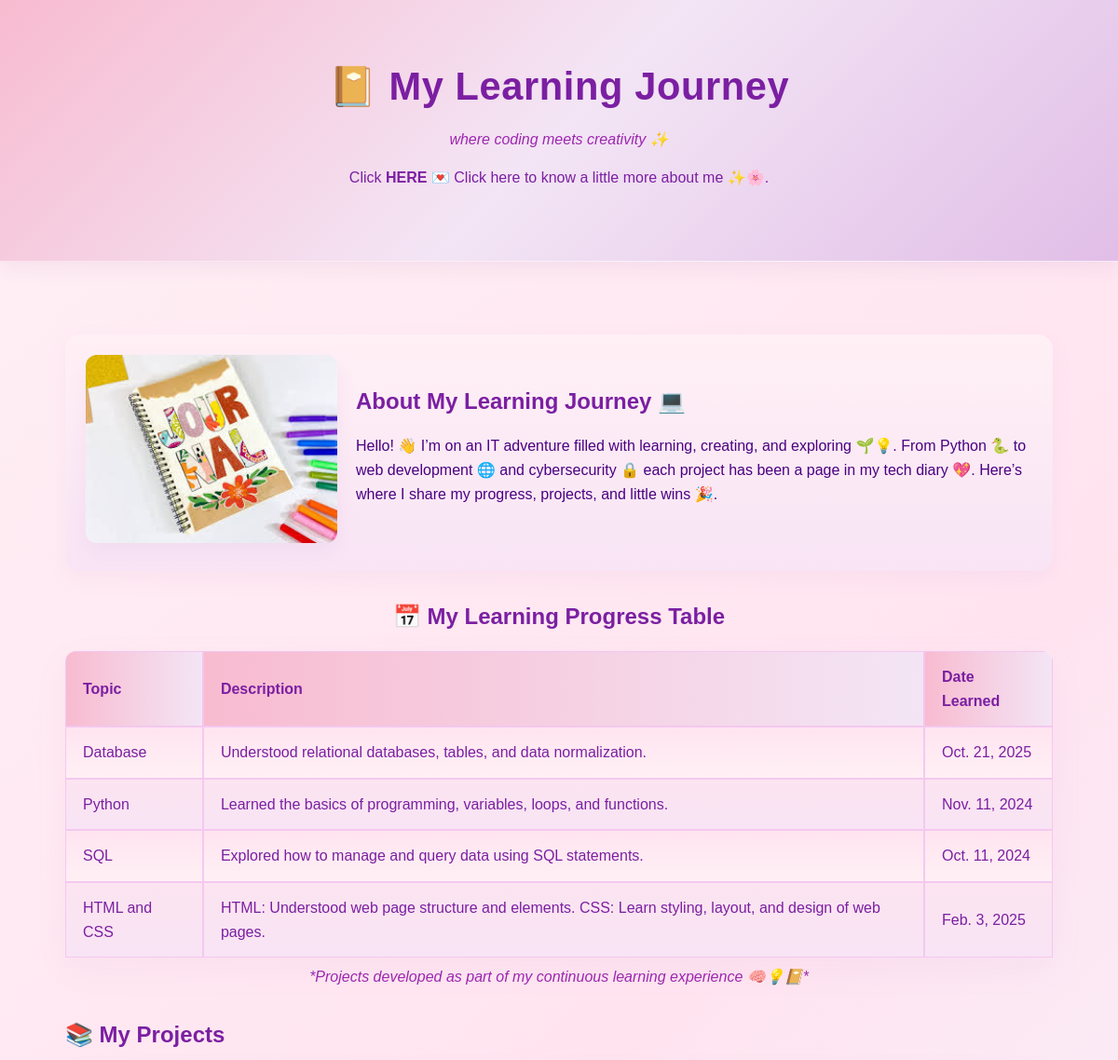
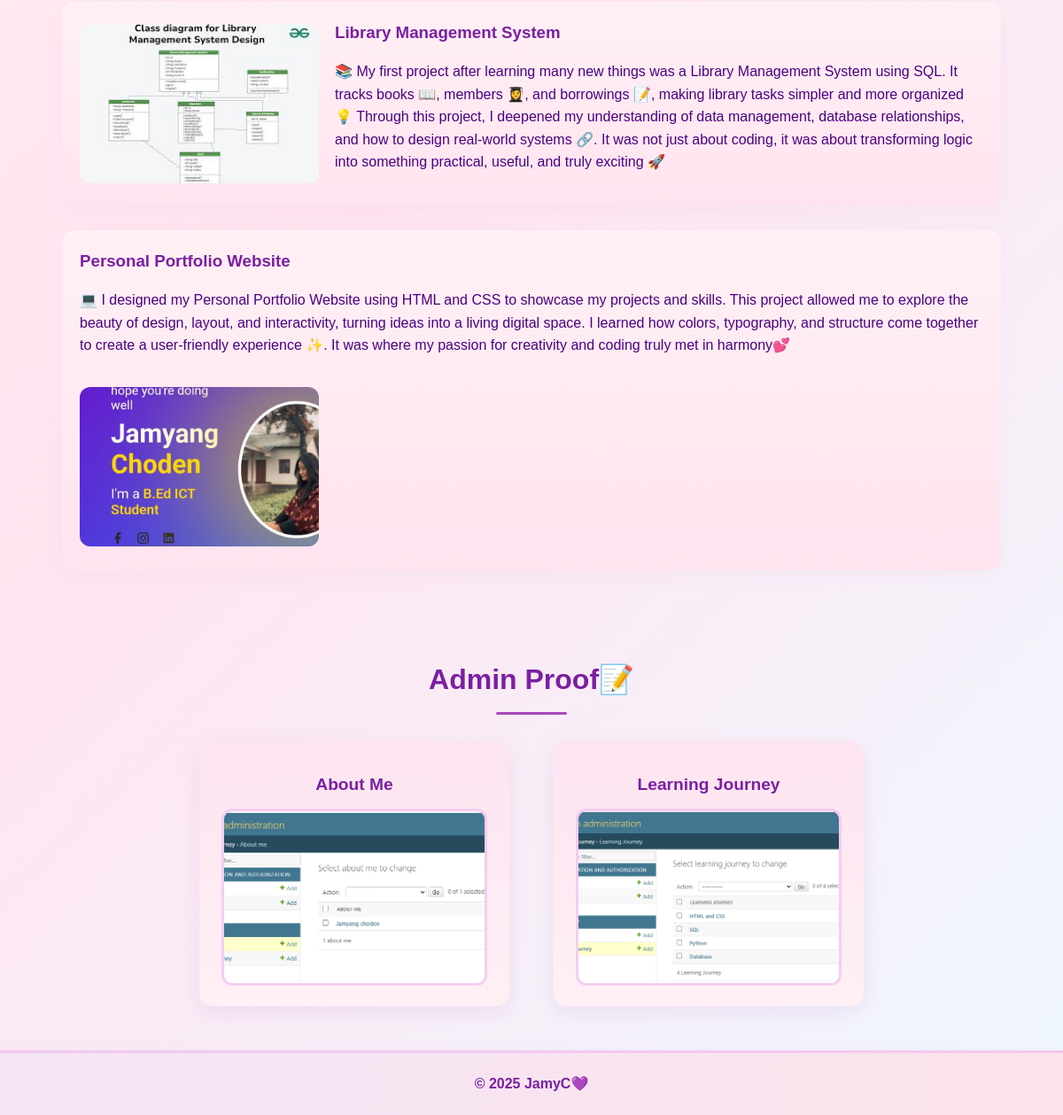
The page / on the database its author committed (2 pictures, top to bottom).
### jcJourney/models.py (models this page shows, shortened)
class LearningJourney(models.Model):
    title = models.CharField(max_length=100)
    description = models.TextField()
    date = models.DateField()
    class Meta:
        verbose_name_plural = "Learning Journey"

### jcJourney/views.py (the view)
# urls.py: path('', views.index, name='index'),
def index(request):
    journeys = LearningJourney.objects.all()
    return render(request, 'index.html', {'journeys': journeys})

### jcJourney/templates/index.html (shortened to what this page needs)
{% load static %}
<!DOCTYPE html>
<html lang="en">
<head>
    <link rel="stylesheet" href="{% static 'styles/styles.css' %}">
</head>
<body>
    <header class="scrapbook-header">
        <h1>📔 My Learning Journey</h1>
        <p class="tagline">where coding meets creativity ✨</p>
        <p>Click <a href="{% url 'aboutMe' %}" class="center-here">HERE 💌</a> Click here to know a little more about me
            ✨🌸.</p>
    </header>
    <main class="scrapbook-container">
        <section class="intro-note">
            <div class="taped-photo">
                <img src="{% static 'images/journal.jpg' %}" alt="Journal Page" class="decor-photo">
            </div>
            <div class="note-paper">
                <h2>About My Learning Journey 💻</h2>
                <p>
                    Hello! 👋 I’m on an IT adventure filled with learning, creating, and exploring 🌱💡.
                    From Python 🐍 to web development 🌐 and cybersecurity 🔒 each project has been a
                    page in my tech diary 💖. Here’s where I share my progress, projects, and little wins 🎉.
                </p>
            </div>
        </section>
        <section class="journey-table-section">
            <h2>📅 My Learning Progress Table</h2>
            <table class="journey-table">
                <thead>
                    <tr>
                        <th>Topic</th>
                        <th>Description</th>
                        <th>Date Learned</th>
                    </tr>
                </thead>
                <tbody>
                    {% for journey in journeys %}
                    <tr>
                        <td>{{ journey.title }}</td>
                        <td>{{ journey.description }}</td>
                        <td>{{ journey.date }}</td>
                    </tr>
                    {% empty %}
                    <tr>
                        <td colspan="3">No learning journeys added yet.</td>
                    </tr>
                    {% endfor %}
                </tbody>
                <caption style="caption-side: bottom; text-align: center; font-style: italic; margin-top: 8px;">
                    *Projects developed as part of my continuous learning experience 🧠💡📔*
                </caption>
            </table>
        </section>
        <section class="projects-section">
            <h2>📚 My Projects</h2>
            <div class="project-list">
                <div class="project-item library-project">
                    <img src="{% static 'images/library ms.jpg' %}" alt="Library Project" class="project-photo">
                    <div class="project-text">
                        <h3>Library Management System</h3>
                        <p> 📚 My first project after learning many new things was a Library Management System using
                            SQL.
                            It tracks books 📖, members 👩‍🎓, and borrowings 📝, making library tasks simpler and more
                            organized 💡
                            Through this project, I deepened my understanding of data management, database
                            relationships, and how to design real-world systems 🔗.
                            It was not just about coding, it was about transforming logic into something practical,
                            useful, and truly exciting 🚀</p>
                    </div>
                </div>
                <div class="project-item portfolio-section">
                    <div class="portfolio-text">
                        <h3>Personal Portfolio Website</h3>
                        <p>💻 I designed my Personal Portfolio Website using HTML and CSS to showcase my projects and
                            skills.
                            This project allowed me to explore the beauty of design, layout, and interactivity, turning
                            ideas into a living digital space.
                            I learned how colors, typography, and structure come together to create a user-friendly
                            experience ✨.
                            It was where my passion for creativity and coding truly met in harmony💕
                        </p>
                    </div>
                    <div class="portfolio-img">
                        <img src="{% static 'images/portfalioproject.jpg' %}" alt="Portfolio Project"
                            class="project-photo">
                    </div>
                </div>
            </div>
        </section>
    </main>
    <div class="admin-proof-section">
        <h3>Admin Proof📝</h3>
        <div class="image-container">
            <div class="image-item">
                <p>About Me</p>
                <img src="{% static 'images/aboutme.png' %}" alt="About Me">
            </div>
            <div class="image-item">
                <p>Learning Journey</p>
                <img src="{% static 'images/learningjourney.png' %}" alt="Learning Journey">
            </div>
        </div>
    </div>
    <footer>
        &copy; 2025 JamyC💜
    </footer>
</body>
</html>

### jcJourney/static/styles/styles.css (style rules this page uses)
:root { --purple-700: #7b1fa2; --purple-500: #ab47bc; --lavender: #f3e5f5; --blush: #fce4ec; --cream: #fff0f5; --muted: #9c27b0; --text: #4b0082; }
* { box-sizing: border-box; }
body { font-family: 'Poppins', sans-serif; background: linear-gradient(135deg, #fff0f5 0%, #ffe4f0 50%, #f0f8ff 100%); color: var(--text); margin: 0; padding: 0; line-height: 1.6; -webkit-font-smoothing: antialiased; text-rendering: optimizeLegibility; }
h1, h2, h3 { color: var(--purple-700); margin: 0 0 10px 0; }
a { color: var(--purple-500); text-decoration: none; transition: color .18s ease; }
.hero-section, .scrapbook-header { background: linear-gradient(135deg, #f8bbd0, #f3e5f5, #e1bee7); color: var(--purple-700); text-align: center; padding: 60px 20px; box-shadow: 0 6px 20px rgba(120,60,140,0.08); border-bottom: 1px solid rgba(255,255,255,0.6); }
.hero-section h1, .scrapbook-header h1 { font-size: 2.6rem; letter-spacing: 0.6px; font-weight: 700; }
.tagline { display:block; color: var(--muted); font-style: italic; margin-top:8px; }
.scrapbook-container { padding: 48px 20px; max-width: 1100px; margin: 30px auto; }
.intro-note { display:flex; gap:20px; align-items:center; flex-wrap:wrap; background: linear-gradient(180deg,#fff0f5,#f8e4f5); padding: 22px; border-radius: 16px; box-shadow: 0 8px 22px rgba(187,123,201,0.08); }
.note-paper { flex:1; min-width:260px; }
.decor-photo { width: 270px; border-radius: 12px; object-fit:cover; box-shadow: 0 8px 20px rgba(187,123,201,0.1); }
.journey-table-section { text-align:center; margin-top: 30px; }
.journey-table { width: 100%; max-width: 100%; margin-top: 18px; border-collapse: separate; border-spacing: 0; border-radius: 12px; overflow: hidden; background: #fff0f5; box-shadow: 0 12px 34px rgba(187,123,201,0.08); }
.journey-table th, .journey-table td { padding: 14px 18px; border: 1px solid rgba(243,198,240,0.9); text-align: left; vertical-align: middle; }
.journey-table th { background: linear-gradient(90deg, #f8bbd0, #f3e5f5); color: var(--purple-700); font-weight: 700; }
.journey-table td { background: linear-gradient(180deg,#ffe4f0,#fff0f5); color: var(--purple-700); }
.journey-table tbody tr:nth-child(even) td { background: linear-gradient(180deg,#fce4f0,#f8e4f5); }
.journey-table caption { caption-side: bottom; text-align:center; font-style:italic; margin-top:12px; color:#9c27b0; }
.projects-section { margin-top: 30px; }
.project-list { display:flex; flex-direction:column; gap:28px; }
.project-item { display:flex; flex-wrap:wrap; gap:18px; align-items:center; background: linear-gradient(180deg,#fff0f5,#ffe4f0); padding:20px; border-radius:14px; box-shadow: 0 8px 22px rgba(187,123,201,0.05); }
.project-photo { width: 270px; height:180px; object-fit:cover; border-radius:12px; }
.project-text { flex:1; }
.admin-proof-section { text-align: center; margin: 50px 0; font-family: 'Poppins', sans-serif; }
.admin-proof-section h3 { color: #7b1fa2; font-size: 2rem; margin-bottom: 30px; position: relative; }
.admin-proof-section h3::after { content: ''; display: block; width: 80px; height: 3px; background: #ab47bc; margin: 10px auto 0; border-radius: 2px; }
.image-container { display: flex; justify-content: space-between; align-items: flex-start; max-width: 750px; margin: 0 auto; gap: 50px; flex-wrap: wrap; }
.image-item { text-align: center; flex: 1; background: linear-gradient(180deg, #fce4f0, #fff0f5); padding: 15px; border-radius: 15px; box-shadow: 0 8px 25px rgba(187, 123, 201, 0.15); transition: transform 0.25s ease, box-shadow 0.25s ease; }
.image-item p { font-weight: 700; font-size: 1.2rem; color: #7b1fa2; margin-bottom: 12px; }
.image-item img { width: 100%; max-width: 300px; height: 200px; object-fit: cover; border-radius: 12px; border: 3px solid rgba(243, 198, 240, 0.8); }
footer { text-align:center; background: linear-gradient(90deg, #f3e5f5, #fce4ec); color: var(--purple-700); padding: 22px 12px; border-top: 3px solid rgba(243,198,240,0.9); margin-top: 34px; font-weight:600; box-shadow: 0 -6px 20px rgba(187,123,201,0.04); }
.center-here { text-align: center; font-weight: 700; color: var(--purple-700); }

### rows shown on the page
LearningJourney: title "Database", description "Understood relational databases, tables, and data normalization.", date "Oct. 21, 2025"
LearningJourney: title "Python", description "Learned the basics of programming, variables, loops, and functions.", date "Nov. 11, 2024"
LearningJourney: title "SQL", description "Explored how to manage and query data using SQL statements.", date "Oct. 11, 2024"
LearningJourney: title "HTML and CSS", description "HTML: Understood web page structure and elements. CSS: Learn styling, layout, and design of web pages.", date "Feb. 3, 2025"
